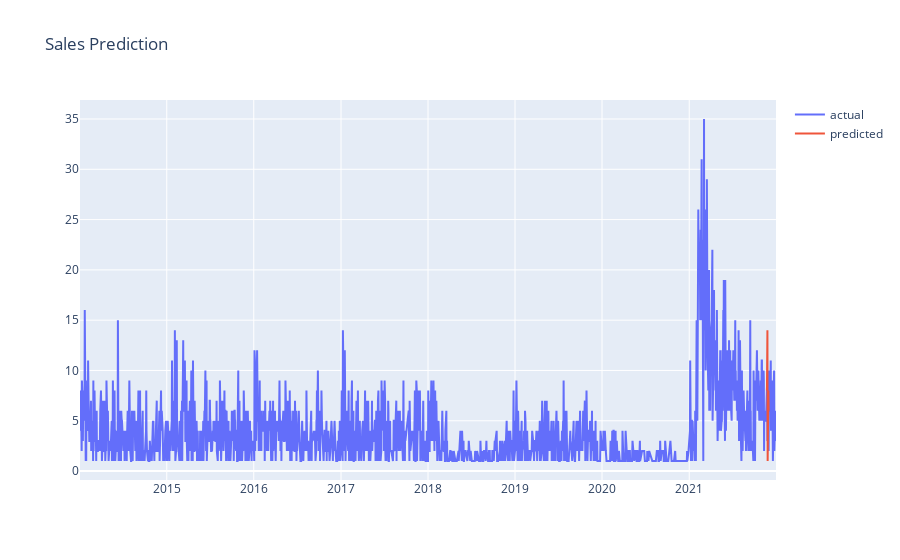

This figure's notebook cell:
### Code cell
#merge with actual sales dataframe
df_sales_pred = pd.merge(df,df_result,on='YYMM',how='left')
#plot actual and predicted
plot_data = [
    go.Scatter(
        x=df_sales_pred['YYMM'],
        y=df_sales_pred['CNT'],
        name='actual'
    ),
        go.Scatter(
        x=df_sales_pred['YYMM'],
        y=df_sales_pred['pred_CNT'],
        name='predicted'
    )
    
]
plot_layout = go.Layout(
        title='Sales Prediction'
    )
fig = go.Figure(data=plot_data, layout=plot_layout)
pyoff.iplot(fig)

### Figure 1 — Plotly figure (JSON) as saved in the notebook; plotly's stock layout.template omitted (floating-point values rounded to 4 significant figures; data arrays with more than 128 entries replaced by an {"elided": "..."} marker saying what was removed)
{"data": [{"name": "actual", "type": "scatter", "x": {"elided": "1736 str values"}, "y": {"elided": "1736 int values"}}, {"name": "predicted", "type": "scatter", "x": {"elided": "1736 str values"}, "y": {"elided": "1736 int values"}}], "layout": {"title": {"text": "Sales Prediction"}}}
